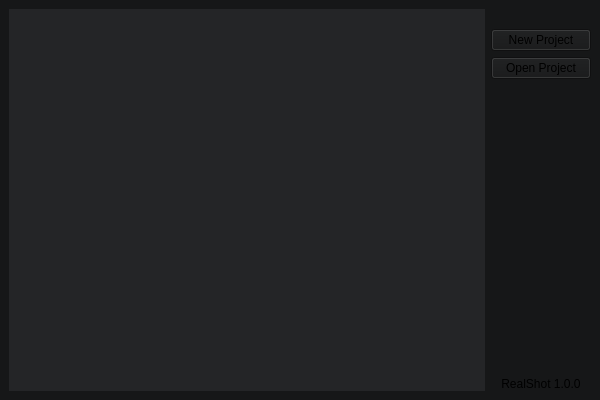
<?xml version="1.0" encoding="UTF-8"?>
<ui version="4.0">
 <class>ProjectManager</class>
 <widget class="QMainWindow" name="ProjectManager">
  <property name="geometry">
   <rect>
    <x>0</x>
    <y>0</y>
    <width>600</width>
    <height>400</height>
   </rect>
  </property>
  <property name="sizePolicy">
   <sizepolicy hsizetype="Fixed" vsizetype="Fixed">
    <horstretch>0</horstretch>
    <verstretch>0</verstretch>
   </sizepolicy>
  </property>
  <property name="minimumSize">
   <size>
    <width>600</width>
    <height>400</height>
   </size>
  </property>
  <property name="windowTitle">
   <string>Project Manager - RealShot Engine</string>
  </property>
  <property name="styleSheet">
   <string notr="true">background-color: rgb(22, 23, 24);</string>
  </property>
  <widget class="QWidget" name="centralwidget">
   <layout class="QGridLayout" name="gridLayout">
    <item row="0" column="0">
     <widget class="QListWidget" name="listWidget">
      <property name="styleSheet">
       <string notr="true">background-color: rgb(36, 37, 39);
border: none;</string>
      </property>
     </widget>
    </item>
    <item row="0" column="1">
     <layout class="QVBoxLayout" name="verticalLayout">
      <item>
       <widget class="QLabel" name="logo">
        <property name="maximumSize">
         <size>
          <width>200</width>
          <height>60</height>
         </size>
        </property>
        <property name="contextMenuPolicy">
         <enum>Qt::DefaultContextMenu</enum>
        </property>
        <property name="text">
         <string/>
        </property>
        <property name="textFormat">
         <enum>Qt::PlainText</enum>
        </property>
        <property name="pixmap">
         <pixmap resource="../../Images.qrc">:/logo/Assets/logo.png</pixmap>
        </property>
        <property name="scaledContents">
         <bool>true</bool>
        </property>
        <property name="alignment">
         <set>Qt::AlignCenter</set>
        </property>
       </widget>
      </item>
      <item>
       <widget class="QPushButton" name="newProjectBtn">
        <property name="minimumSize">
         <size>
          <width>100</width>
          <height>0</height>
         </size>
        </property>
        <property name="styleSheet">
         <string notr="true"/>
        </property>
        <property name="text">
         <string>New Project</string>
        </property>
        <property name="flat">
         <bool>false</bool>
        </property>
       </widget>
      </item>
      <item>
       <widget class="QPushButton" name="openProjectBtn">
        <property name="minimumSize">
         <size>
          <width>100</width>
          <height>0</height>
         </size>
        </property>
        <property name="styleSheet">
         <string notr="true"/>
        </property>
        <property name="text">
         <string>Open Project</string>
        </property>
        <property name="flat">
         <bool>false</bool>
        </property>
       </widget>
      </item>
      <item>
       <spacer name="verticalSpacer">
        <property name="orientation">
         <enum>Qt::Vertical</enum>
        </property>
        <property name="sizeHint" stdset="0">
         <size>
          <width>20</width>
          <height>40</height>
         </size>
        </property>
       </spacer>
      </item>
      <item>
       <widget class="QLabel" name="label">
        <property name="text">
         <string>RealShot 1.0.0</string>
        </property>
        <property name="alignment">
         <set>Qt::AlignCenter</set>
        </property>
       </widget>
      </item>
     </layout>
    </item>
   </layout>
  </widget>
 </widget>
 <resources>
  <include location="../../Images.qrc"/>
 </resources>
 <connections/>
</ui>
